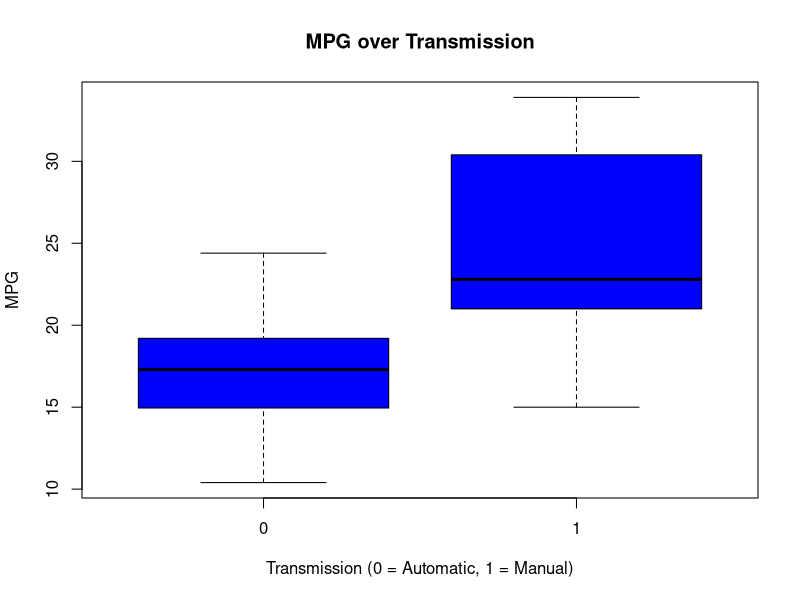
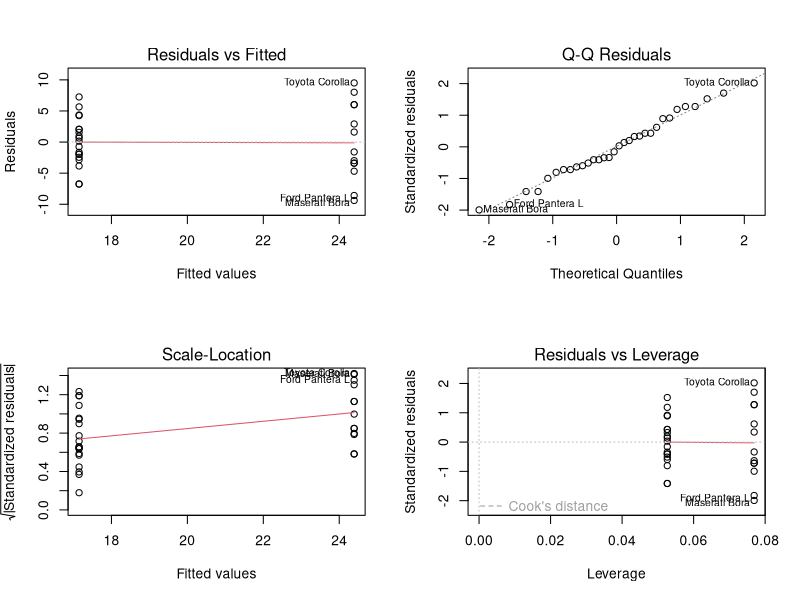

The R source for these figures, in order:
## ---- chunk 1
data(mtcars)
head(mtcars)

boxplot(mtcars$mpg ~ mtcars$am, 
        col = "blue",
        xlab="Transmission (0 = Automatic, 1 = Manual)", 
        ylab="MPG",main="MPG over Transmission")
## ---- chunk 2
model <- lm(mpg ~ am, data = mtcars)
summary(model)
## ---- chunk 3
par(mfrow = c(2, 2))
plot(model)
## ---- chunk 4
automatic <- subset(mtcars, am==0)
manual <- subset(mtcars, am==1)
mpg_a <- mean(automatic$mpg)
mpg_m <- mean(manual$mpg)
difference <- mpg_m - mpg_a
## ---- chunk 5
t.test(mpg ~ am, data = mtcars)
## ---- chunk 6
summary(mtcars)
